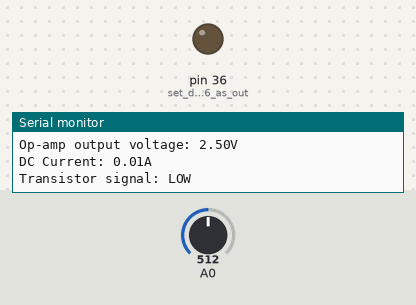
Bench run of a sketch on a simulated Arduino Mega 2560, built with avr-gcc and run on an emulated ATmega2560. On the bench: output pins drawn as LEDs (lit = HIGH), the last lines printed to the serial monitor. The test bench sets the inputs (shaded band); at power-on: A0 = 512.

Above: at 1.2 s.
1.3 s: A0 set to 1008
2.8 s: A0 set to 1023
At 3.7 s:
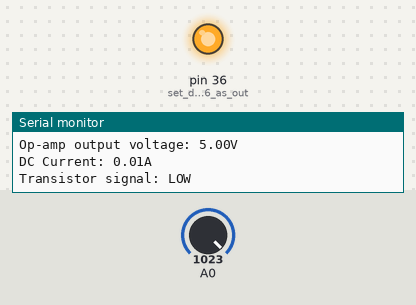
Timing chart, 0 to 5.8 s (numbered marks = the images above; inputs shaded):
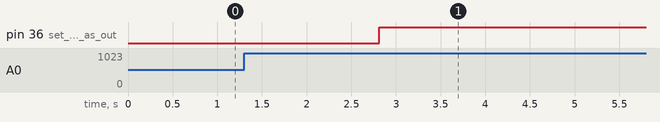

Measured:
- the behaviour switches between 1022 and 1023 on A0 (found by bisection; images 0 and 1)
- after the input at 2.8 s, pin 36 (set_digital_pin_36_as_out): LOW → HIGH at once

The sketch:

DC__current_measurement_and_protection.ino
```cpp
// Declare R1/R2 ratio and variables
float R1_R2_ratio = 0.02;   // default R1/R2 ratio of 0.02 for 10mA output current limit

const float Rs = 10;        // resistance of current-sensing resistor
float DC_current_old;       // previous DC current value
String transistor_state;    // state of signal going to transistor

void setup() {
  // put your setup code here, to run once:
  Serial.begin(9600);   // set data rate to 9600 bps
  pinMode(36, OUTPUT);  // set digital pin 36 as output (controls transistor)
}

void loop() {
  // put your main code here, to run repeatedly:

  // DC current measurement
	float V_out = analogRead(A0) * 5.0/1023;	    // read op-amp output voltage
  float DC_current = V_out / Rs * R1_R2_ratio;  // convert op-amp output voltage to current

  int read_transistor_state = digitalRead(36);  // reads state of pin going to transistor
  if (read_transistor_state == 1) {             // if pin is high
    transistor_state="HIGH";                    // signal to transistor is high
  } else {transistor_state="LOW";}              // signal to transsitor is low

  if (DC_current != DC_current_old) {           // if previous current value is not equal to new current value
    DC_current_old = DC_current;                // update previous current value
    // print outputs
    Serial.print("Op-amp output voltage: ");
    Serial.print(V_out);
    Serial.print("V");
    Serial.println();
    Serial.print("DC Current: ");
    Serial.print(DC_current);
    Serial.print("A");
    Serial.println();
    Serial.print("Transistor signal: ");
    Serial.print(transistor_state);
    Serial.println();
    Serial.println();
    }  else {};

  // Protection cutoff
  if (V_out >= 5) {	                  // if op-amp output voltage is greater than or equal to 5V
		digitalWrite(36, HIGH);	          // send signal to transistor to activate safety relay
	} else {digitalWrite(36, LOW);      // no signal sent to transistor
	}

}
```
